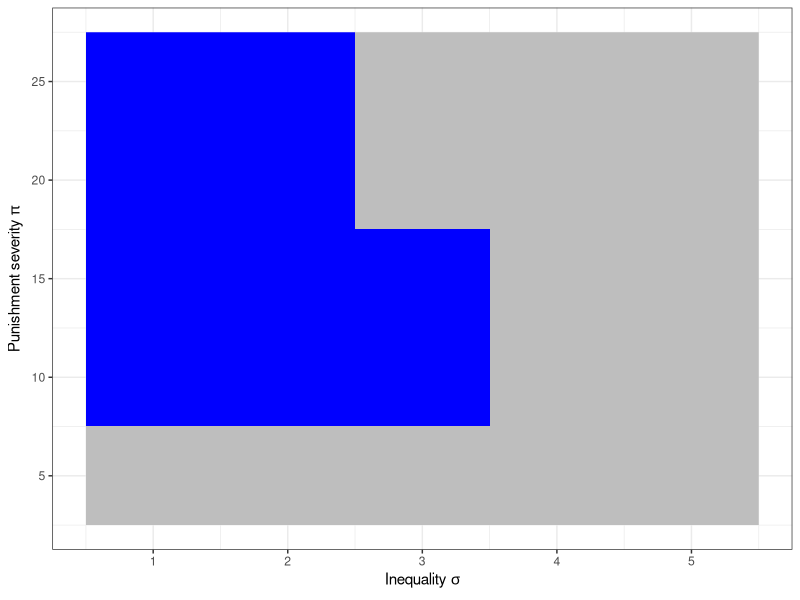
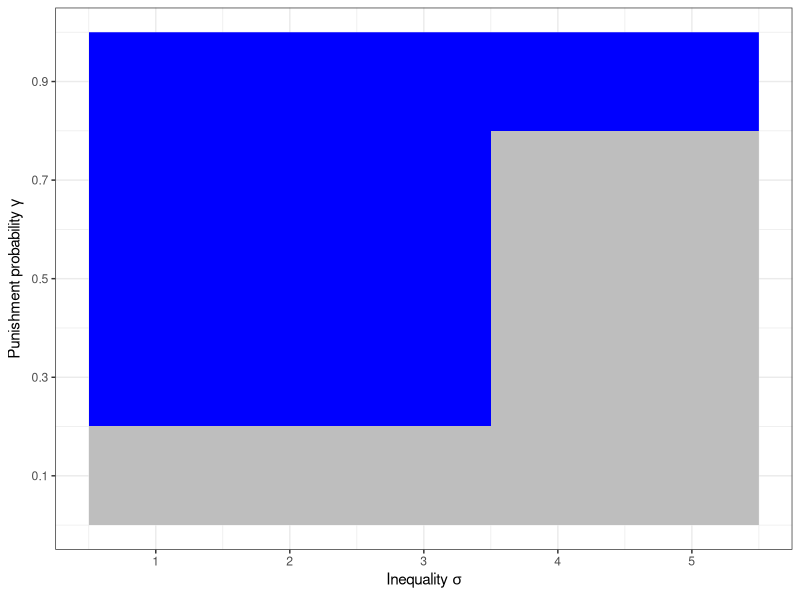
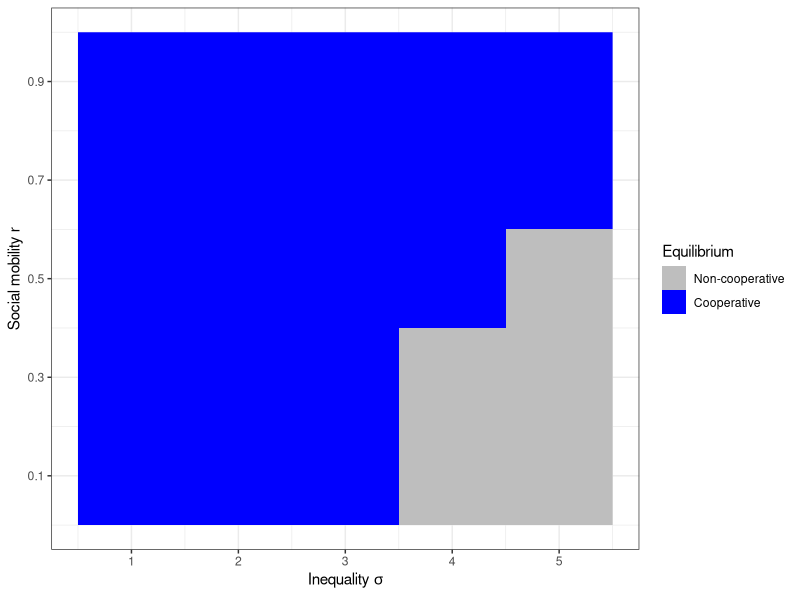
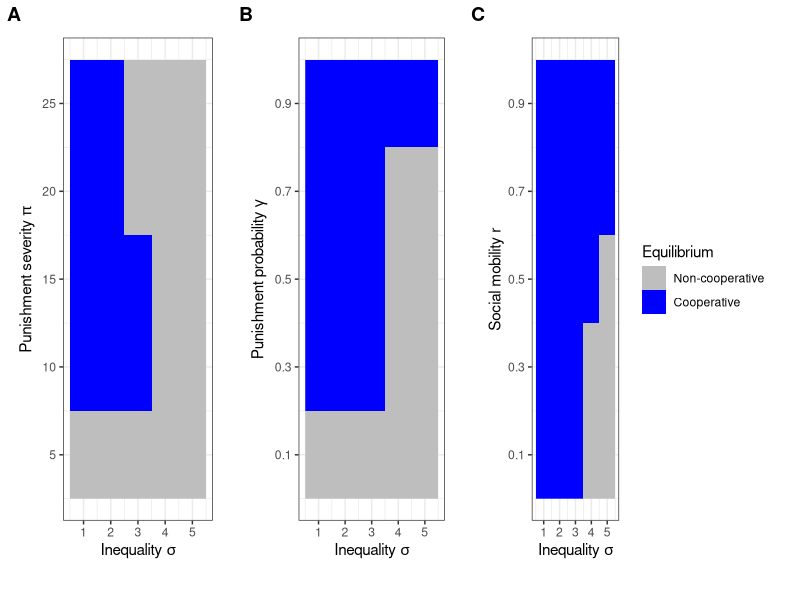

These charts were generated, in order, by the following R code:
# Figure 3 script
library(ggplot2)
library(cowplot)
theme_set(theme_bw())

#Panel A: Severity of punishment
d1A=read.csv("figure3Adata.csv")
fig3A=ggplot(d1A, aes(x=sigma, y=pi, fill=factor(value))) + 
  labs(x=expression(paste("Inequality ", sigma)),y=expression(paste("Punishment severity ", pi)), z="Equilibrium") + 
  geom_raster() + 
  scale_fill_manual(name="Equilibrium", 
                    labels = c("Non-cooperative", "Cooperative"), 
                    values=c("grey", "blue")) + 
  scale_x_continuous(breaks=c(1, 2, 3, 4, 5, 6)) + 
  scale_y_continuous(breaks=c(5, 10, 15, 20, 25)) + 
  guides(fill=F)
fig3A

#Panel B: Probability of punishment
d1B=read.csv("figure3Bdata.csv")
fig3B=ggplot(d1B, aes(x=sigma, y=gamma, fill=factor(value))) + 
  labs(x=expression(paste("Inequality ", sigma)),y=expression(paste("Punishment probability ", gamma)), z="Equilibrium") + 
  geom_raster() + 
  scale_fill_manual(name="Equilibrium", 
                    labels = c("Non-cooperative", "Cooperative"), 
                    values=c("grey", "blue")) + 
  scale_x_continuous(breaks=c(1, 2, 3, 4, 5, 6)) + 
  scale_y_continuous(breaks=c(0.1, 0.3, 0.5, 0.7, 0.9)) + 
  guides(fill=F)
fig3B

# Panel C: Social mobility
d3C=read.csv(file="figure3Cdata.csv")
fig3C=ggplot(d3C, aes(x=sigma, y=r, fill=factor(value))) + 
  labs(x=expression(paste("Inequality ", sigma)),y = "Social mobility r", z="Equilibrium") + 
  geom_raster() + 
  scale_fill_manual(name="Equilibrium", 
                    labels = c("Non-cooperative", "Cooperative"), 
                    values=c("grey", "blue")) + 
  scale_x_continuous(breaks=c(1, 2, 3, 4, 5, 6)) + 
  scale_y_continuous(breaks=c(0.1, 0.3, 0.5, 0.7, 0.9))
fig3C

# Assemble figure
fig3=plot_grid(fig3A, fig3B, fig3C, ncol=3, rel_widths = c(0.29, 0.29, 0.42), labels=c("A", "B", "C"), scale=0.9)
png("figure3.png", res=300, units="in", width=14, height=4)
fig3
dev.off()